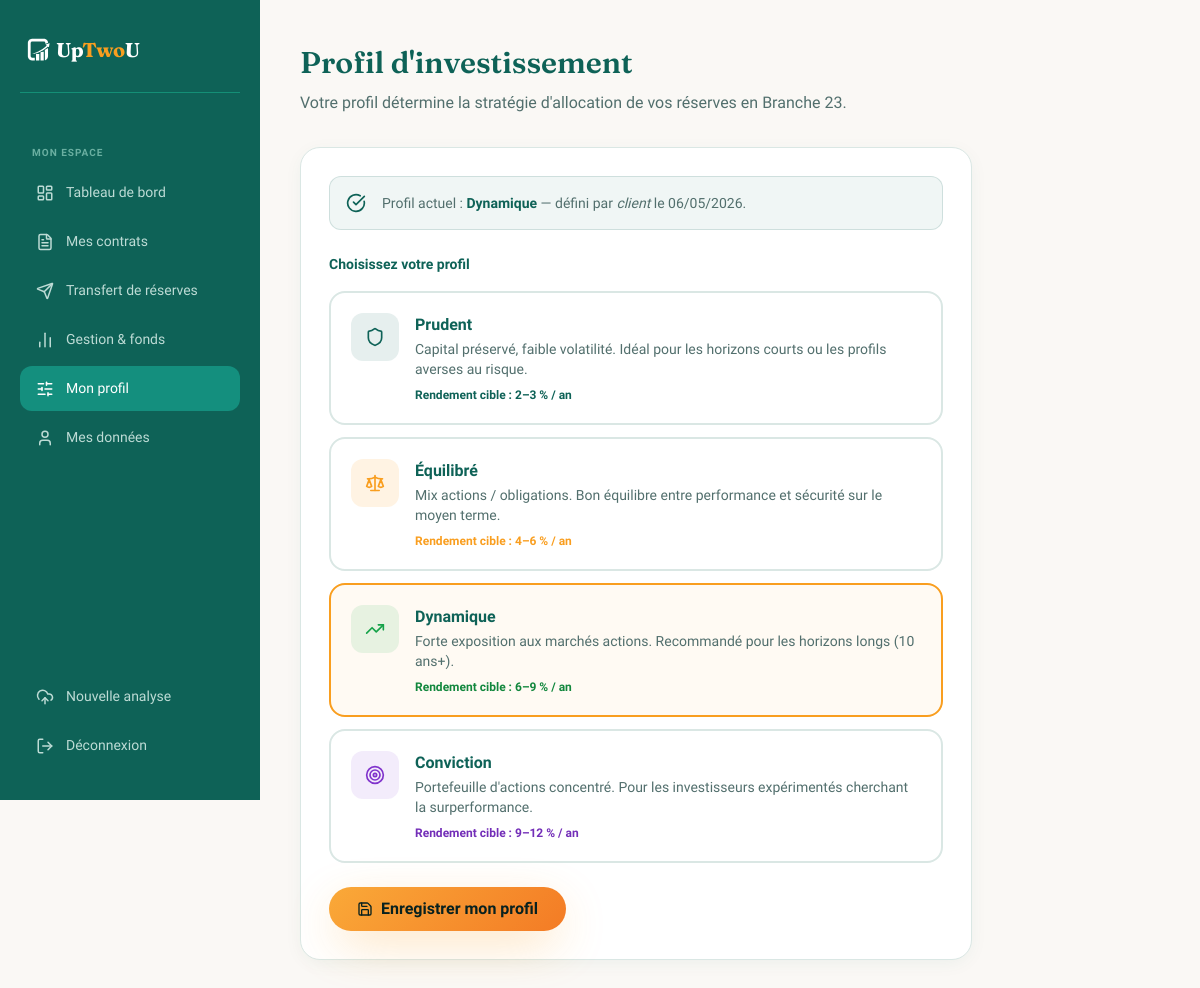
The page /client/profil (signed in) on the database its author committed.
### models.py (models this page shows, shortened)
class Client(db.Model):
    __tablename__ = 'client'
    id = db.Column(db.Integer, primary_key=True)
    user_id = db.Column(db.Integer, db.ForeignKey('user.id'), nullable=False)
    nom = db.Column(db.String(100))
    prenom = db.Column(db.String(100))
    date_naissance = db.Column(db.String(10))   # JJ/MM/AAAA
    sexe = db.Column(db.String(1))              # 'F' | 'M'
    niss = db.Column(db.String(20))
    adresse = db.Column(db.String(200))
    ville = db.Column(db.String(100))
    code_postal = db.Column(db.String(10))
    telephone = db.Column(db.String(20))
    iban = db.Column(db.String(34))
    beneficiaire_vie = db.Column(db.String(200))    # en cas de vie
    beneficiaire_1 = db.Column(db.String(200))      # en cas de décès — 1er
    beneficiaire_2 = db.Column(db.String(200))      # en cas de décès — 2ème
    profil_risque = db.Column(db.String(20))    # prudent | equilibre | dynamique | conviction
    profil_choisi_par = db.Column(db.String(20))  # client | courtier
    profil_date = db.Column(db.DateTime)
    pays = db.Column(db.String(100), default='Belgique')
    kyc_verifie = db.Column(db.Boolean, default=False)
    kyc_document = db.Column(db.String(200))      # filename of uploaded ID
    frais_acceptes = db.Column(db.Boolean, default=False)
    questionnaire_score = db.Column(db.Integer)   # raw score 0-18
    courtier_id = db.Column(db.Integer, db.ForeignKey('user.id'), nullable=True)
    courtier = db.relationship('User', foreign_keys='Client.courtier_id', backref='clients_assignes')
    contrats = db.relationship('Contrat', backref='client', lazy=True)
    analyses = db.relationship('Analyse', backref='client', lazy=True)

### app.py (the view, shortened to what this page needs)
@app.route("/client/profil", methods=["GET", "POST"])
@login_required
@client_required
def client_profil():
    client = current_user.client_profile
    form = ProfilForm()
    if request.method == 'GET':
        form.profil.data = client.profil_risque
    return render_template("client/profil.html", client=client, form=form)

### app.py (called while the page is built)
@login_manager.user_loader
def load_user(user_id):
    return db.session.get(User, int(user_id))

def client_required(f):
    @wraps(f)
    def decorated(*args, **kwargs):
        if not current_user.is_authenticated or current_user.role != 'client':
            flash("Accès réservé aux clients.", "error")
            return redirect(url_for('index'))
        return f(*args, **kwargs)
    return decorated

### templates/client/profil.html (shortened to what this page needs)
{% extends "client/_base.html" %}
{% block content %}
<div class="dashboard-header">
  <h1>Profil d'investissement</h1>
  <p>Votre profil détermine la stratégie d'allocation de vos réserves en Branche 23.</p>
</div>
<div class="dashboard-card max-w-2xl">
  {% if client.profil_risque %}
  <div class="flex items-center gap-4 mb-6 p-4 rounded-xl" style="background:hsl(172 75% 22% / 0.06);border:1px solid hsl(172 75% 22% / 0.15);">
    <i data-lucide="check-circle" style="width:1.25rem;height:1.25rem;flex-shrink:0;color:var(--primary);"></i>
    <p class="text-sm text-muted">
      Profil actuel : <strong class="text-primary capitalize">{{ client.profil_risque }}</strong>
      — défini par <em>{{ client.profil_choisi_par }}</em>
      {% if client.profil_date %}le {{ client.profil_date.strftime('%d/%m/%Y') }}{% endif %}.
    </p>
  </div>
  {% endif %}
  <form method="POST" id="profil-form">
    <p class="form-label mb-4">Choisissez votre profil</p>
    <div class="flex flex-col gap-3" id="profil-cards">
      <label class="profil-card {% if client.profil_risque == 'prudent' %}selected{% endif %}" id="card-prudent">
        <div class="flex items-start gap-4">
          <div class="h-12 w-12 rounded-xl grid place-items-center flex-shrink-0" style="background:hsl(172 75% 22% / 0.1);">
            <i data-lucide="shield" style="width:1.25rem;height:1.25rem;color:var(--primary);"></i>
          </div>
          <div>
            <p class="font-semibold text-primary">Prudent</p>
            <p class="text-sm text-muted mt-0.5">Capital préservé, faible volatilité. Idéal pour les horizons courts ou les profils averses au risque.</p>
            <p class="text-xs font-semibold mt-2" style="color:var(--primary);">Rendement cible : 2–3 % / an</p>
          </div>
        </div>
      </label>
      <label class="profil-card {% if client.profil_risque == 'equilibre' %}selected{% endif %}" id="card-equilibre">
        <div class="flex items-start gap-4">
          <div class="h-12 w-12 rounded-xl grid place-items-center flex-shrink-0" style="background:hsl(35 95% 55% / 0.12);">
            <i data-lucide="scale" style="width:1.25rem;height:1.25rem;color:var(--accent);"></i>
          </div>
          <div>
            <p class="font-semibold text-primary">Équilibré</p>
            <p class="text-sm text-muted mt-0.5">Mix actions / obligations. Bon équilibre entre performance et sécurité sur le moyen terme.</p>
            <p class="text-xs font-semibold mt-2" style="color:var(--accent);">Rendement cible : 4–6 % / an</p>
          </div>
        </div>
      </label>
      <label class="profil-card {% if client.profil_risque == 'dynamique' %}selected{% endif %}" id="card-dynamique">
        <div class="flex items-start gap-4">
          <div class="h-12 w-12 rounded-xl grid place-items-center flex-shrink-0" style="background:hsl(142 76% 36% / 0.1);">
            <i data-lucide="trending-up" style="width:1.25rem;height:1.25rem;color:hsl(142 76% 36%);"></i>
          </div>
          <div>
            <p class="font-semibold text-primary">Dynamique</p>
            <p class="text-sm text-muted mt-0.5">Forte exposition aux marchés actions. Recommandé pour les horizons longs (10 ans+).</p>
            <p class="text-xs font-semibold mt-2" style="color:hsl(142 76% 30%);">Rendement cible : 6–9 % / an</p>
          </div>
        </div>
      </label>
      <label class="profil-card {% if client.profil_risque == 'conviction' %}selected{% endif %}" id="card-conviction">
        <div class="flex items-start gap-4">
          <div class="h-12 w-12 rounded-xl grid place-items-center flex-shrink-0" style="background:hsl(270 60% 55% / 0.1);">
            <i data-lucide="target" style="width:1.25rem;height:1.25rem;color:hsl(270 60% 50%);"></i>
          </div>
          <div>
            <p class="font-semibold text-primary">Conviction</p>
            <p class="text-sm text-muted mt-0.5">Portefeuille d'actions concentré. Pour les investisseurs expérimentés cherchant la surperformance.</p>
            <p class="text-xs font-semibold mt-2" style="color:hsl(270 60% 45%);">Rendement cible : 9–12 % / an</p>
          </div>
        </div>
      </label>
    </div>
    <button type="submit" class="btn btn-primary mt-6" style="height:2.75rem;padding:0 1.75rem;">
      <i data-lucide="save" style="width:1rem;height:1rem;margin-right:0.5rem;"></i>
      Enregistrer mon profil
    </button>
  </form>
</div>
{% endblock %}

### static/css/style.css (style rules this page uses)
:root { --background: hsl(40, 33%, 97%); --foreground: hsl(175, 60%, 8%); --card: hsl(0, 0%, 100%); --card-foreground: hsl(175, 60%, 8%); --primary: hsl(172, 75%, 22%); --primary-foreground: hsl(40, 33%, 97%); --primary-glow: hsl(165, 70%, 45%); --secondary: hsl(168, 30%, 92%); --secondary-foreground: hsl(172, 75%, 22%); --muted: hsl(40, 20%, 93%); --muted-foreground: hsl(175, 15%, 38%); --accent: hsl(35, 95%, 55%); --accent-foreground: hsl(175, 60%, 8%); --accent-soft: hsl(35, 95%, 92%); --border: hsl(168, 20%, 88%); --radius: 1rem; --shadow-glow: 0 20px 60px -15px hsl(172 75% 22% / 0.35); --shadow-accent: 0 15px 50px -10px hsl(35 95% 55% / 0.45); --shadow-soft: 0 8px 30px -8px hsl(172 75% 22% / 0.12); --shadow-card: 0 4px 20px -4px hsl(172 75% 22% / 0.08); }
*, *::before, *::after { box-sizing: border-box; }
html { scroll-behavior: smooth; }
body { margin: 0; background-color: var(--background); color: var(--foreground); font-family: "Plus Jakarta Sans", ui-sans-serif, system-ui, sans-serif; -webkit-font-smoothing: antialiased; }
.text-primary { color: var(--primary) !important; }
.text-muted { color: var(--muted-foreground) !important; }
.btn { display: inline-flex; align-items: center; justify-content: center; font-weight: 600; font-size: 0.875rem; transition: all 0.2s ease; cursor: pointer; text-decoration: none; border: none; outline: none; }
.btn-primary { background: linear-gradient(135deg, hsl(35 95% 60%) 0%, hsl(25 90% 55%) 100%); color: var(--accent-foreground); border-radius: 9999px; padding: 0 1.75rem; height: 3.5rem; font-size: 1rem; box-shadow: var(--shadow-accent); }
[data-lucide] { display: inline-block; vertical-align: middle; }
.dashboard-header { margin-bottom: 2rem; }
.dashboard-header h1 { font-family: "Fraunces", serif; font-size: 1.875rem; font-weight: 600; color: var(--primary); margin: 0; }
.dashboard-header p { color: var(--muted-foreground); margin: 0.375rem 0 0; }
.dashboard-card { background: var(--card); border: 1px solid var(--border); border-radius: 1.25rem; padding: 1.75rem; box-shadow: var(--shadow-card); }
.form-label { font-size: 0.875rem; font-weight: 600; color: var(--primary); }
.profil-card { border: 2px solid var(--border); border-radius: 1rem; padding: 1.25rem; cursor: pointer; transition: all 0.2s; background: white; }
.profil-card.selected { border-color: var(--accent); background: hsl(35 95% 55% / 0.05); }

### rows shown on the page
Client: profil_risque "Dynamique", profil_choisi_par "client", profil_date "06/05/2026"
